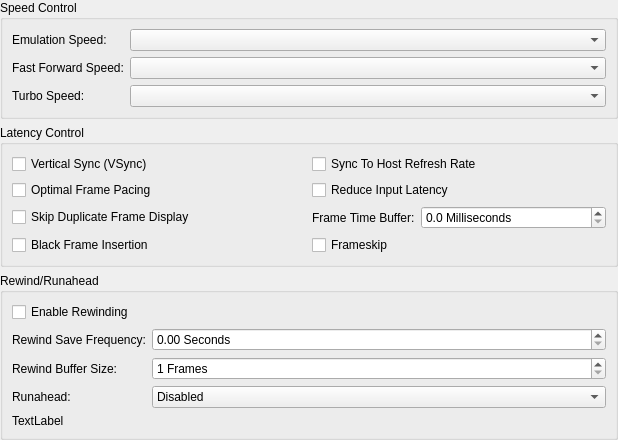
<?xml version="1.0" encoding="UTF-8"?>
<ui version="4.0">
 <class>EmulationSettingsWidget</class>
 <widget class="QWidget" name="EmulationSettingsWidget">
  <property name="geometry">
   <rect>
    <x>0</x>
    <y>0</y>
    <width>618</width>
    <height>440</height>
   </rect>
  </property>
  <layout class="QVBoxLayout" name="verticalLayout">
   <property name="leftMargin">
    <number>0</number>
   </property>
   <property name="topMargin">
    <number>0</number>
   </property>
   <property name="rightMargin">
    <number>0</number>
   </property>
   <property name="bottomMargin">
    <number>0</number>
   </property>
   <item>
    <widget class="QGroupBox" name="groupBox_5">
     <property name="title">
      <string>Speed Control</string>
     </property>
     <layout class="QFormLayout" name="formLayout_2">
      <item row="0" column="0">
       <widget class="QLabel" name="label_4">
        <property name="text">
         <string>Emulation Speed:</string>
        </property>
       </widget>
      </item>
      <item row="0" column="1">
       <widget class="QComboBox" name="emulationSpeed"/>
      </item>
      <item row="1" column="0">
       <widget class="QLabel" name="label_5">
        <property name="text">
         <string>Fast Forward Speed:</string>
        </property>
       </widget>
      </item>
      <item row="1" column="1">
       <widget class="QComboBox" name="fastForwardSpeed"/>
      </item>
      <item row="2" column="0">
       <widget class="QLabel" name="label_6">
        <property name="text">
         <string>Turbo Speed:</string>
        </property>
       </widget>
      </item>
      <item row="2" column="1">
       <widget class="QComboBox" name="turboSpeed"/>
      </item>
     </layout>
    </widget>
   </item>
   <item>
    <widget class="QGroupBox" name="groupBox_2">
     <property name="title">
      <string>Latency Control</string>
     </property>
     <layout class="QGridLayout" name="gridLayout">
      <item row="1" column="1">
       <widget class="QCheckBox" name="preFrameSleep">
        <property name="text">
         <string>Reduce Input Latency</string>
        </property>
       </widget>
      </item>
      <item row="0" column="1">
       <widget class="QCheckBox" name="syncToHostRefreshRate">
        <property name="text">
         <string>Sync To Host Refresh Rate</string>
        </property>
       </widget>
      </item>
      <item row="0" column="0">
       <widget class="QCheckBox" name="vsync">
        <property name="text">
         <string>Vertical Sync (VSync)</string>
        </property>
       </widget>
      </item>
      <item row="1" column="0">
       <widget class="QCheckBox" name="optimalFramePacing">
        <property name="text">
         <string>Optimal Frame Pacing</string>
        </property>
       </widget>
      </item>
      <item row="3" column="0">
       <widget class="QCheckBox" name="blackFrameInsertion">
        <property name="text">
         <string>Black Frame Insertion</string>
        </property>
       </widget>
      </item>
      <item row="3" column="1">
       <widget class="QCheckBox" name="frameSkip">
        <property name="text">
         <string>Frameskip</string>
        </property>
       </widget>
      </item>
      <item row="2" column="0">
       <widget class="QCheckBox" name="skipPresentingDuplicateFrames">
        <property name="text">
         <string>Skip Duplicate Frame Display</string>
        </property>
       </widget>
      </item>
      <item row="2" column="1">
       <layout class="QFormLayout" name="formLayout_3">
        <item row="0" column="0">
         <widget class="QLabel" name="preFrameSleepBufferLabel">
          <property name="text">
           <string>Frame Time Buffer:</string>
          </property>
         </widget>
        </item>
        <item row="0" column="1">
         <widget class="QDoubleSpinBox" name="preFrameSleepBuffer">
          <property name="suffix">
           <string> Milliseconds</string>
          </property>
          <property name="decimals">
           <number>1</number>
          </property>
          <property name="singleStep">
           <double>0.500000000000000</double>
          </property>
         </widget>
        </item>
       </layout>
      </item>
     </layout>
    </widget>
   </item>
   <item>
    <widget class="QGroupBox" name="groupBox">
     <property name="title">
      <string>Rewind/Runahead</string>
     </property>
     <layout class="QFormLayout" name="formLayout">
      <item row="0" column="0" colspan="2">
       <widget class="QCheckBox" name="rewindEnable">
        <property name="text">
         <string>Enable Rewinding</string>
        </property>
       </widget>
      </item>
      <item row="1" column="0">
       <widget class="QLabel" name="label_2">
        <property name="text">
         <string>Rewind Save Frequency:</string>
        </property>
       </widget>
      </item>
      <item row="1" column="1">
       <widget class="QDoubleSpinBox" name="rewindSaveFrequency">
        <property name="suffix">
         <string> Seconds</string>
        </property>
        <property name="maximum">
         <double>3600.000000000000000</double>
        </property>
        <property name="singleStep">
         <double>0.100000000000000</double>
        </property>
       </widget>
      </item>
      <item row="2" column="0">
       <widget class="QLabel" name="label">
        <property name="text">
         <string>Rewind Buffer Size:</string>
        </property>
       </widget>
      </item>
      <item row="2" column="1">
       <widget class="QSpinBox" name="rewindSaveSlots">
        <property name="suffix">
         <string> Frames</string>
        </property>
        <property name="minimum">
         <number>1</number>
        </property>
        <property name="maximum">
         <number>10000</number>
        </property>
       </widget>
      </item>
      <item row="3" column="0">
       <widget class="QLabel" name="label_3">
        <property name="text">
         <string>Runahead:</string>
        </property>
       </widget>
      </item>
      <item row="3" column="1">
       <widget class="QComboBox" name="runaheadFrames">
        <item>
         <property name="text">
          <string>Disabled</string>
         </property>
        </item>
        <item>
         <property name="text">
          <string>1 Frame</string>
         </property>
        </item>
        <item>
         <property name="text">
          <string>2 Frames</string>
         </property>
        </item>
        <item>
         <property name="text">
          <string>3 Frames</string>
         </property>
        </item>
        <item>
         <property name="text">
          <string>4 Frames</string>
         </property>
        </item>
        <item>
         <property name="text">
          <string>5 Frames</string>
         </property>
        </item>
        <item>
         <property name="text">
          <string>6 Frames</string>
         </property>
        </item>
        <item>
         <property name="text">
          <string>7 Frames</string>
         </property>
        </item>
        <item>
         <property name="text">
          <string>8 Frames</string>
         </property>
        </item>
        <item>
         <property name="text">
          <string>9 Frames</string>
         </property>
        </item>
        <item>
         <property name="text">
          <string>10 Frames</string>
         </property>
        </item>
       </widget>
      </item>
      <item row="4" column="0" colspan="2">
       <widget class="QLabel" name="rewindSummary">
        <property name="text">
         <string>TextLabel</string>
        </property>
        <property name="wordWrap">
         <bool>true</bool>
        </property>
       </widget>
      </item>
     </layout>
    </widget>
   </item>
   <item>
    <spacer name="verticalSpacer">
     <property name="orientation">
      <enum>Qt::Orientation::Vertical</enum>
     </property>
     <property name="sizeHint" stdset="0">
      <size>
       <width>20</width>
       <height>40</height>
      </size>
     </property>
    </spacer>
   </item>
  </layout>
 </widget>
 <resources>
  <include location="resources/resources.qrc"/>
 </resources>
 <connections/>
</ui>
